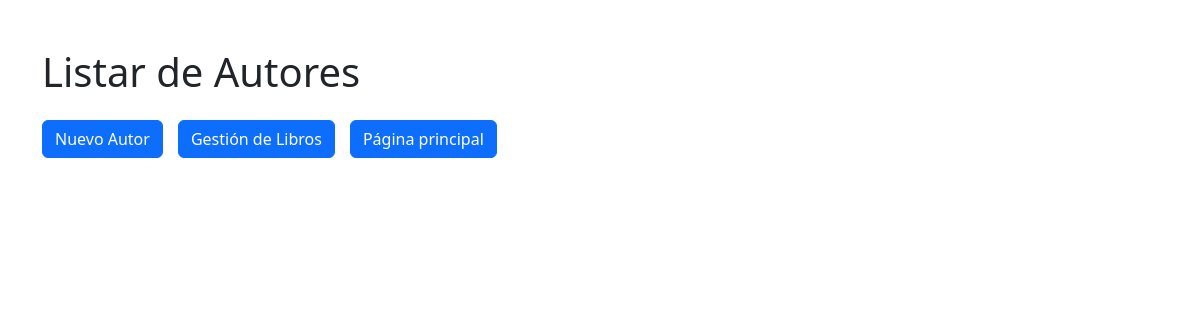
Before: /libros/autores with the older database file.
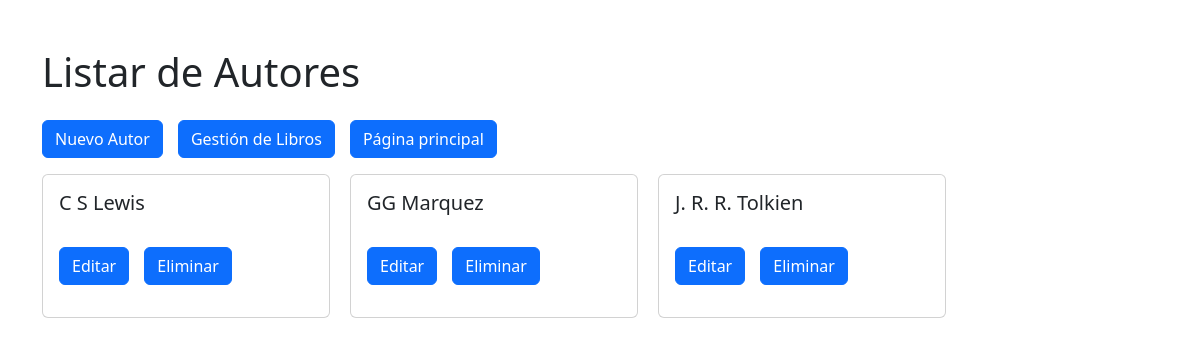
After: the same page with the newer database file.
### libros/models.py (models this page shows, shortened)
class Autor(models.Model):
    nombre=models.CharField(max_length=200)
    descripcion=models.CharField(max_length=250,default='', null=True, blank=True)

### libros/views.py (the view)
# urls.py: path('autores',views.listarautores,name='listarautores'),
def listarautores(request):
    query=models.Autor.objects.all()
    context={'autores': query}
    return render(request, 'libros/listarautores.html', context)

### libros/templates/libros/listarautores.html (shortened to what this page needs)
{% extends 'core/base.html' %}
{% block title %}
    <h1>Listar de Autores</h1>
{% endblock title %}
{% block content %}
<div style="display: flex;gap: 15px;" class="py-3 ">
    <div class="">
        <a class="btn btn-primary" href='{% url 'libros:crearautor' %}'>Nuevo Autor</a>
    </div>
    <div class="">
        <a class="btn btn-primary" href='{% url 'libros:home' %}'>Gestión de Libros</a>
    </div>
    <div class="">
        <a class="btn btn-primary" href='{% url 'core:home' %}'>Página principal</a>
    </div>
</div>
<div style="display: flex; gap: 20px;">
    {% for autor in autores  %}
        <div class="card" style="width: 18rem;">
            <div class="card-body">
                <h5 class="card-title">{{autor.nombre}}</h5>
                <div style="display: flex;gap: 15px;" class="py-3 ">
                    <div class="">
                        <a class="btn btn-primary" href='{% url 'libros:editarautor' autor.id %}'  >Editar</a>
                    </div>
                    <div class="">
                        <a class="btn btn-primary" href='{% url 'libros:eliminarautor' autor.id %}'>Eliminar</a>
                    </div>
                </div>
            </div>
        </div>
    {% endfor %}
</div>
{% endblock content %}

Changed rows visible on the page:
added Autor: nombre "C S Lewis"
added Autor: nombre "GG Marquez"
added Autor: nombre "J. R. R. Tolkien"
